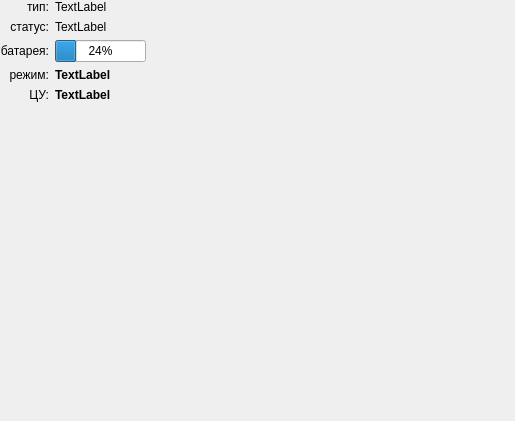
<?xml version="1.0" encoding="UTF-8"?>
<ui version="4.0">
 <class>VideocamModeDesc</class>
 <widget class="QWidget" name="VideocamModeDesc">
  <property name="geometry">
   <rect>
    <x>0</x>
    <y>0</y>
    <width>515</width>
    <height>421</height>
   </rect>
  </property>
  <property name="windowTitle">
   <string>Form</string>
  </property>
  <widget class="QWidget" name="gridLayoutWidget">
   <property name="geometry">
    <rect>
     <x>0</x>
     <y>0</y>
     <width>469</width>
     <height>502</height>
    </rect>
   </property>
   <layout class="QGridLayout" name="gridLayout" columnstretch="2,3">
    <property name="sizeConstraint">
     <enum>QLayout::SetFixedSize</enum>
    </property>
    <item row="1" column="0">
     <widget class="QLabel" name="label_2">
      <property name="text">
       <string>статус:</string>
      </property>
      <property name="alignment">
       <set>Qt::AlignRight|Qt::AlignTrailing|Qt::AlignVCenter</set>
      </property>
     </widget>
    </item>
    <item row="2" column="0">
     <widget class="QLabel" name="label_3">
      <property name="text">
       <string>батарея:</string>
      </property>
      <property name="alignment">
       <set>Qt::AlignRight|Qt::AlignTrailing|Qt::AlignVCenter</set>
      </property>
     </widget>
    </item>
    <item row="0" column="0">
     <widget class="QLabel" name="label">
      <property name="text">
       <string>тип:</string>
      </property>
      <property name="alignment">
       <set>Qt::AlignRight|Qt::AlignTrailing|Qt::AlignVCenter</set>
      </property>
     </widget>
    </item>
    <item row="3" column="0">
     <widget class="QLabel" name="label_4">
      <property name="text">
       <string>режим:</string>
      </property>
      <property name="alignment">
       <set>Qt::AlignRight|Qt::AlignTrailing|Qt::AlignVCenter</set>
      </property>
     </widget>
    </item>
    <item row="4" column="0">
     <widget class="QLabel" name="label_5">
      <property name="text">
       <string>ЦУ:</string>
      </property>
      <property name="alignment">
       <set>Qt::AlignRight|Qt::AlignTrailing|Qt::AlignVCenter</set>
      </property>
     </widget>
    </item>
    <item row="0" column="1">
     <widget class="QLabel" name="type">
      <property name="text">
       <string>TextLabel</string>
      </property>
     </widget>
    </item>
    <item row="1" column="1">
     <widget class="QLabel" name="status">
      <property name="text">
       <string>TextLabel</string>
      </property>
     </widget>
    </item>
    <item row="2" column="1">
     <widget class="QProgressBar" name="batery">
      <property name="value">
       <number>24</number>
      </property>
     </widget>
    </item>
    <item row="3" column="1">
     <widget class="QLabel" name="regime">
      <property name="font">
       <font>
        <weight>75</weight>
        <bold>true</bold>
       </font>
      </property>
      <property name="text">
       <string>TextLabel</string>
      </property>
     </widget>
    </item>
    <item row="4" column="1">
     <widget class="QLabel" name="cu">
      <property name="font">
       <font>
        <weight>75</weight>
        <bold>true</bold>
       </font>
      </property>
      <property name="text">
       <string>TextLabel</string>
      </property>
     </widget>
    </item>
   </layout>
  </widget>
 </widget>
 <resources/>
 <connections/>
</ui>
